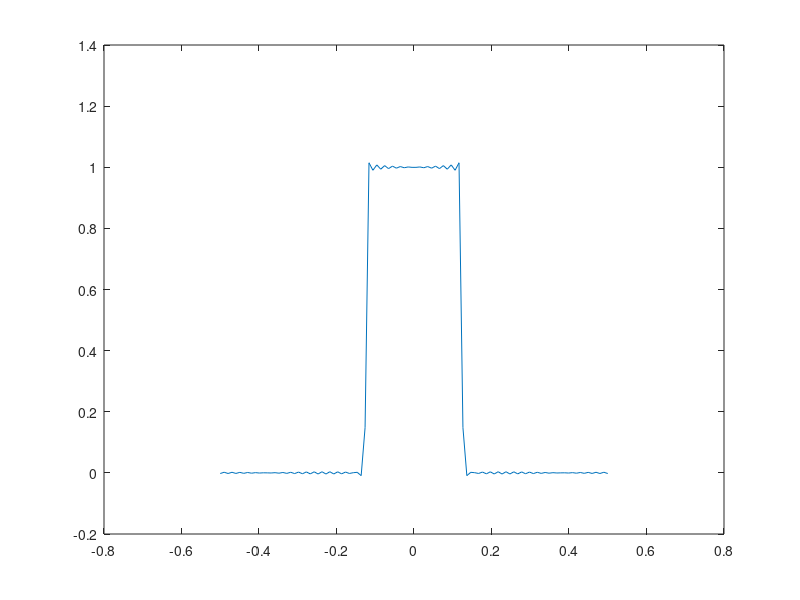

Write the MATLAB code that produced this figure.
clc
clear all
k=1:150
tau=linspace(-0.5,0.5,100)
sk=sin(pi*k/4)./(pi*k/4)
cntau=cos(2*pi*k'*tau)
f=0.25*(1+2*sk*cntau)
plot(tau,f)